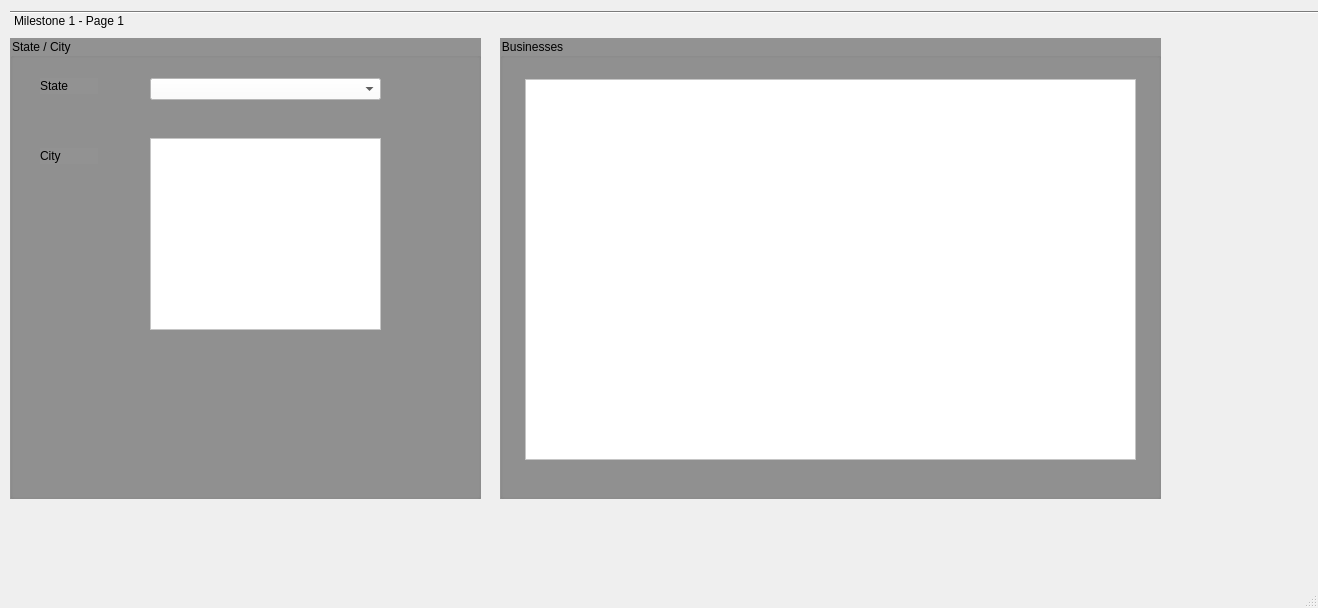
<?xml version="1.0" encoding="UTF-8"?>
<ui version="4.0">
 <class>MainWindow</class>
 <widget class="QMainWindow" name="MainWindow">
  <property name="geometry">
   <rect>
    <x>0</x>
    <y>0</y>
    <width>1318</width>
    <height>608</height>
   </rect>
  </property>
  <property name="windowTitle">
   <string>MainWindow</string>
  </property>
  <widget class="QWidget" name="centralwidget">
   <widget class="QToolBox" name="toolBox">
    <property name="geometry">
     <rect>
      <x>10</x>
      <y>10</y>
      <width>1571</width>
      <height>681</height>
     </rect>
    </property>
    <property name="styleSheet">
     <string notr="true">font: 13pt &quot;Arial&quot;;</string>
    </property>
    <property name="currentIndex">
     <number>0</number>
    </property>
    <widget class="QWidget" name="widget">
     <property name="geometry">
      <rect>
       <x>0</x>
       <y>0</y>
       <width>1571</width>
       <height>623</height>
      </rect>
     </property>
     <attribute name="label">
      <string>Milestone 1 - Page 1</string>
     </attribute>
     <widget class="QGroupBox" name="groupBox">
      <property name="geometry">
       <rect>
        <x>0</x>
        <y>0</y>
        <width>471</width>
        <height>461</height>
       </rect>
      </property>
      <property name="styleSheet">
       <string notr="true">font: 13pt &quot;American Typewriter&quot;;
background-color: rgb(146, 146, 146);</string>
      </property>
      <property name="title">
       <string>State / City </string>
      </property>
      <widget class="QLabel" name="label">
       <property name="geometry">
        <rect>
         <x>30</x>
         <y>40</y>
         <width>58</width>
         <height>16</height>
        </rect>
       </property>
       <property name="styleSheet">
        <string notr="true">font: 700 14pt &quot;Arial&quot;;</string>
       </property>
       <property name="text">
        <string>State</string>
       </property>
      </widget>
      <widget class="QLabel" name="label_2">
       <property name="geometry">
        <rect>
         <x>30</x>
         <y>110</y>
         <width>58</width>
         <height>16</height>
        </rect>
       </property>
       <property name="styleSheet">
        <string notr="true">font: 14pt &quot;Arial&quot;;</string>
       </property>
       <property name="text">
        <string>City</string>
       </property>
      </widget>
      <widget class="QListWidget" name="cityList">
       <property name="geometry">
        <rect>
         <x>140</x>
         <y>100</y>
         <width>231</width>
         <height>192</height>
        </rect>
       </property>
       <property name="styleSheet">
        <string notr="true">background-color: rgb(255, 255, 255);
font: 900 14pt &quot;Arial Black&quot;;</string>
       </property>
      </widget>
      <widget class="QComboBox" name="stateList">
       <property name="geometry">
        <rect>
         <x>140</x>
         <y>40</y>
         <width>231</width>
         <height>22</height>
        </rect>
       </property>
       <property name="styleSheet">
        <string notr="true">background-color: rgb(255, 255, 255);</string>
       </property>
      </widget>
     </widget>
     <widget class="QGroupBox" name="businessGroup">
      <property name="geometry">
       <rect>
        <x>490</x>
        <y>0</y>
        <width>661</width>
        <height>461</height>
       </rect>
      </property>
      <property name="styleSheet">
       <string notr="true">font: 13pt &quot;American Typewriter&quot;;
background-color: rgb(146, 146, 146);</string>
      </property>
      <property name="title">
       <string>Businesses</string>
      </property>
      <widget class="QTableWidget" name="businessTable">
       <property name="geometry">
        <rect>
         <x>25</x>
         <y>41</y>
         <width>611</width>
         <height>381</height>
        </rect>
       </property>
       <property name="styleSheet">
        <string notr="true">background-color: rgb(255, 255, 255);
font: 900 10pt &quot;Arial Black&quot;;</string>
       </property>
      </widget>
     </widget>
    </widget>
    <widget class="QWidget" name="page_2">
     <property name="geometry">
      <rect>
       <x>0</x>
       <y>0</y>
       <width>96</width>
       <height>26</height>
      </rect>
     </property>
     <attribute name="label">
      <string>Milestone 1 - Page 2</string>
     </attribute>
    </widget>
   </widget>
  </widget>
  <widget class="QMenuBar" name="menubar">
   <property name="geometry">
    <rect>
     <x>0</x>
     <y>0</y>
     <width>1318</width>
     <height>21</height>
    </rect>
   </property>
  </widget>
  <widget class="QStatusBar" name="statusbar"/>
 </widget>
 <resources/>
 <connections/>
</ui>
